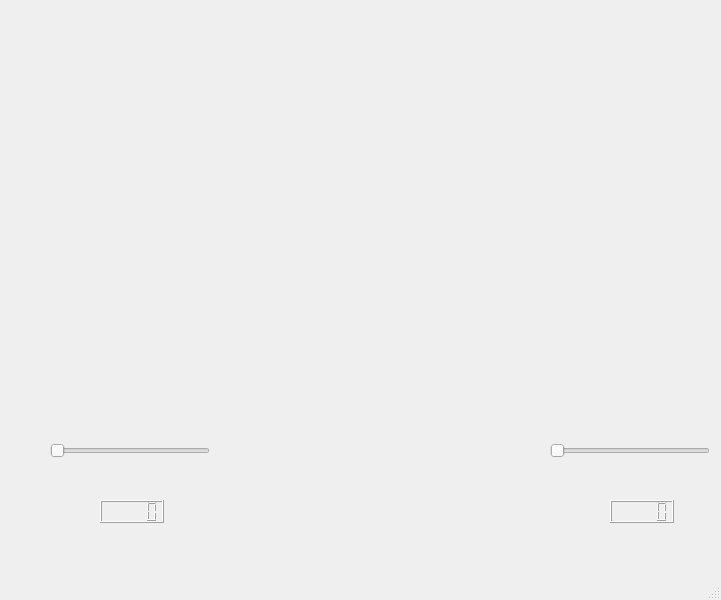
<?xml version="1.0" encoding="UTF-8"?>
<ui version="4.0">
 <class>MainWindow</class>
 <widget class="QMainWindow" name="MainWindow">
  <property name="geometry">
   <rect>
    <x>0</x>
    <y>0</y>
    <width>721</width>
    <height>600</height>
   </rect>
  </property>
  <property name="windowTitle">
   <string>MainWindow</string>
  </property>
  <widget class="QWidget" name="centralwidget">
   <widget class="GraphicsLayoutWidget" name="graphWidget" native="true">
    <property name="geometry">
     <rect>
      <x>30</x>
      <y>20</y>
      <width>651</width>
      <height>371</height>
     </rect>
    </property>
   </widget>
   <widget class="QLCDNumber" name="lcdNumber">
    <property name="geometry">
     <rect>
      <x>100</x>
      <y>500</y>
      <width>64</width>
      <height>23</height>
     </rect>
    </property>
   </widget>
   <widget class="QLCDNumber" name="lcdNumber_2">
    <property name="geometry">
     <rect>
      <x>610</x>
      <y>500</y>
      <width>64</width>
      <height>23</height>
     </rect>
    </property>
   </widget>
   <widget class="QSlider" name="SliderWidget">
    <property name="geometry">
     <rect>
      <x>50</x>
      <y>440</y>
      <width>160</width>
      <height>22</height>
     </rect>
    </property>
    <property name="orientation">
     <enum>Qt::Horizontal</enum>
    </property>
   </widget>
   <widget class="QSlider" name="horizontalSlider_2">
    <property name="geometry">
     <rect>
      <x>550</x>
      <y>440</y>
      <width>160</width>
      <height>22</height>
     </rect>
    </property>
    <property name="minimum">
     <number>0</number>
    </property>
    <property name="maximum">
     <number>99</number>
    </property>
    <property name="singleStep">
     <number>1</number>
    </property>
    <property name="orientation">
     <enum>Qt::Horizontal</enum>
    </property>
   </widget>
  </widget>
  <widget class="QMenuBar" name="menubar">
   <property name="geometry">
    <rect>
     <x>0</x>
     <y>0</y>
     <width>721</width>
     <height>26</height>
    </rect>
   </property>
  </widget>
  <widget class="QStatusBar" name="statusbar"/>
 </widget>
 <customwidgets>
  <customwidget>
   <class>GraphicsLayoutWidget</class>
   <extends>QWidget</extends>
   <header>pyqtgraph</header>
   <container>1</container>
  </customwidget>
 </customwidgets>
 <resources/>
 <connections/>
</ui>
